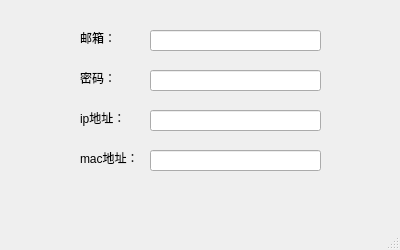
<?xml version="1.0" encoding="UTF-8"?>
<ui version="4.0">
 <class>MainWindow</class>
 <widget class="QMainWindow" name="MainWindow">
  <property name="geometry">
   <rect>
    <x>0</x>
    <y>0</y>
    <width>400</width>
    <height>250</height>
   </rect>
  </property>
  <property name="windowTitle">
   <string>MainWindow</string>
  </property>
  <widget class="QWidget" name="centralwidget">
   <widget class="QLabel" name="label">
    <property name="geometry">
     <rect>
      <x>80</x>
      <y>30</y>
      <width>58</width>
      <height>16</height>
     </rect>
    </property>
    <property name="text">
     <string>邮箱：</string>
    </property>
   </widget>
   <widget class="QLabel" name="label_2">
    <property name="geometry">
     <rect>
      <x>80</x>
      <y>70</y>
      <width>58</width>
      <height>16</height>
     </rect>
    </property>
    <property name="text">
     <string>密码：</string>
    </property>
   </widget>
   <widget class="QLabel" name="label_3">
    <property name="geometry">
     <rect>
      <x>80</x>
      <y>110</y>
      <width>58</width>
      <height>16</height>
     </rect>
    </property>
    <property name="text">
     <string>ip地址：</string>
    </property>
   </widget>
   <widget class="QLabel" name="label_4">
    <property name="geometry">
     <rect>
      <x>80</x>
      <y>150</y>
      <width>58</width>
      <height>16</height>
     </rect>
    </property>
    <property name="text">
     <string>mac地址：</string>
    </property>
   </widget>
   <widget class="QLineEdit" name="emailedit">
    <property name="geometry">
     <rect>
      <x>150</x>
      <y>30</y>
      <width>171</width>
      <height>21</height>
     </rect>
    </property>
   </widget>
   <widget class="QLineEdit" name="pwdedit">
    <property name="geometry">
     <rect>
      <x>150</x>
      <y>70</y>
      <width>171</width>
      <height>21</height>
     </rect>
    </property>
   </widget>
   <widget class="QLineEdit" name="ipedit">
    <property name="geometry">
     <rect>
      <x>150</x>
      <y>110</y>
      <width>171</width>
      <height>21</height>
     </rect>
    </property>
   </widget>
   <widget class="QLineEdit" name="macedit">
    <property name="geometry">
     <rect>
      <x>150</x>
      <y>150</y>
      <width>171</width>
      <height>21</height>
     </rect>
    </property>
   </widget>
  </widget>
  <widget class="QMenuBar" name="menubar">
   <property name="geometry">
    <rect>
     <x>0</x>
     <y>0</y>
     <width>400</width>
     <height>22</height>
    </rect>
   </property>
  </widget>
  <widget class="QStatusBar" name="statusbar"/>
 </widget>
 <resources/>
 <connections/>
</ui>
